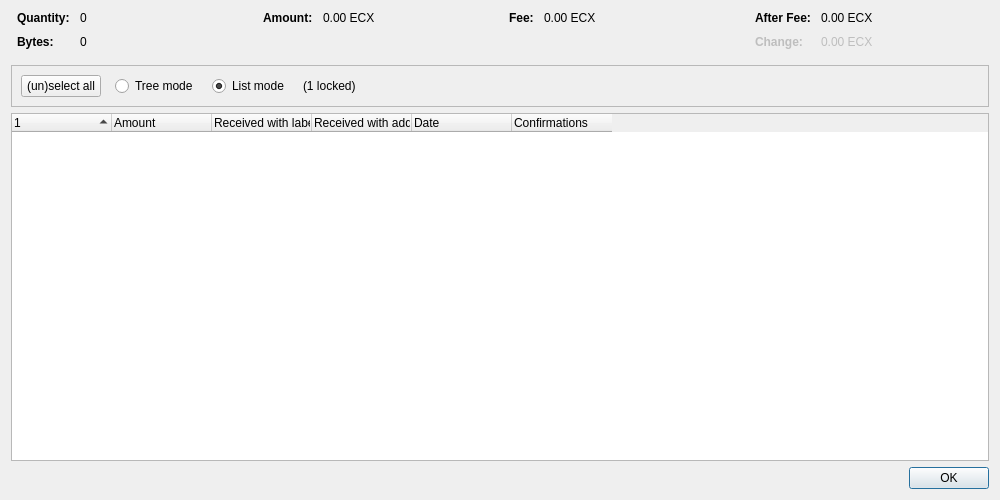
<?xml version="1.0" encoding="UTF-8"?>
<ui version="4.0">
 <class>CoinControlDialog</class>
 <widget class="QDialog" name="CoinControlDialog">
  <property name="geometry">
   <rect>
    <x>0</x>
    <y>0</y>
    <width>1000</width>
    <height>500</height>
   </rect>
  </property>
  <property name="windowTitle">
   <string>Coin Selection</string>
  </property>
  <layout class="QVBoxLayout" name="verticalLayout">
   <item>
    <layout class="QHBoxLayout" name="horizontalLayoutTop" stretch="0,0,0,0">
     <property name="topMargin">
      <number>0</number>
     </property>
     <property name="bottomMargin">
      <number>10</number>
     </property>
     <item>
      <layout class="QFormLayout" name="formLayoutCoinControl1">
       <property name="labelAlignment">
        <set>Qt::AlignLeft|Qt::AlignVCenter</set>
       </property>
       <property name="horizontalSpacing">
        <number>10</number>
       </property>
       <property name="verticalSpacing">
        <number>10</number>
       </property>
       <property name="leftMargin">
        <number>6</number>
       </property>
       <property name="rightMargin">
        <number>6</number>
       </property>
       <item row="0" column="0">
        <widget class="QLabel" name="labelCoinControlQuantityText">
         <property name="font">
          <font>
           <weight>75</weight>
           <bold>true</bold>
          </font>
         </property>
         <property name="text">
          <string>Quantity:</string>
         </property>
        </widget>
       </item>
       <item row="0" column="1">
        <widget class="QLabel" name="labelCoinControlQuantity">
         <property name="cursor">
          <cursorShape>IBeamCursor</cursorShape>
         </property>
         <property name="contextMenuPolicy">
          <enum>Qt::ActionsContextMenu</enum>
         </property>
         <property name="text">
          <string notr="true">0</string>
         </property>
         <property name="textInteractionFlags">
          <set>Qt::LinksAccessibleByMouse|Qt::TextSelectableByKeyboard|Qt::TextSelectableByMouse</set>
         </property>
        </widget>
       </item>
       <item row="1" column="0">
        <widget class="QLabel" name="labelCoinControlBytesText">
         <property name="font">
          <font>
           <weight>75</weight>
           <bold>true</bold>
          </font>
         </property>
         <property name="text">
          <string>Bytes:</string>
         </property>
        </widget>
       </item>
       <item row="1" column="1">
        <widget class="QLabel" name="labelCoinControlBytes">
         <property name="cursor">
          <cursorShape>IBeamCursor</cursorShape>
         </property>
         <property name="contextMenuPolicy">
          <enum>Qt::ActionsContextMenu</enum>
         </property>
         <property name="text">
          <string notr="true">0</string>
         </property>
         <property name="textInteractionFlags">
          <set>Qt::LinksAccessibleByMouse|Qt::TextSelectableByKeyboard|Qt::TextSelectableByMouse</set>
         </property>
        </widget>
       </item>
      </layout>
     </item>
     <item>
      <layout class="QFormLayout" name="formLayoutCoinControl2">
       <property name="horizontalSpacing">
        <number>10</number>
       </property>
       <property name="verticalSpacing">
        <number>10</number>
       </property>
       <property name="leftMargin">
        <number>6</number>
       </property>
       <property name="rightMargin">
        <number>6</number>
       </property>
       <item row="0" column="0">
        <widget class="QLabel" name="labelCoinControlAmountText">
         <property name="font">
          <font>
           <weight>75</weight>
           <bold>true</bold>
          </font>
         </property>
         <property name="text">
          <string>Amount:</string>
         </property>
        </widget>
       </item>
       <item row="0" column="1">
        <widget class="QLabel" name="labelCoinControlAmount">
         <property name="cursor">
          <cursorShape>IBeamCursor</cursorShape>
         </property>
         <property name="contextMenuPolicy">
          <enum>Qt::ActionsContextMenu</enum>
         </property>
         <property name="text">
          <string notr="true">0.00 ECX</string>
         </property>
         <property name="textInteractionFlags">
          <set>Qt::LinksAccessibleByMouse|Qt::TextSelectableByKeyboard|Qt::TextSelectableByMouse</set>
         </property>
        </widget>
       </item>
      </layout>
     </item>
     <item>
      <layout class="QFormLayout" name="formLayoutCoinControl3">
       <property name="horizontalSpacing">
        <number>10</number>
       </property>
       <property name="verticalSpacing">
        <number>10</number>
       </property>
       <property name="leftMargin">
        <number>6</number>
       </property>
       <property name="rightMargin">
        <number>6</number>
       </property>
       <item row="0" column="0">
        <widget class="QLabel" name="labelCoinControlFeeText">
         <property name="font">
          <font>
           <weight>75</weight>
           <bold>true</bold>
          </font>
         </property>
         <property name="text">
          <string>Fee:</string>
         </property>
        </widget>
       </item>
       <item row="0" column="1">
        <widget class="QLabel" name="labelCoinControlFee">
         <property name="cursor">
          <cursorShape>IBeamCursor</cursorShape>
         </property>
         <property name="contextMenuPolicy">
          <enum>Qt::ActionsContextMenu</enum>
         </property>
         <property name="text">
          <string notr="true">0.00 ECX</string>
         </property>
         <property name="textInteractionFlags">
          <set>Qt::LinksAccessibleByMouse|Qt::TextSelectableByKeyboard|Qt::TextSelectableByMouse</set>
         </property>
        </widget>
       </item>
      </layout>
     </item>
     <item>
      <layout class="QFormLayout" name="formLayoutCoinControl4">
       <property name="labelAlignment">
        <set>Qt::AlignLeft|Qt::AlignVCenter</set>
       </property>
       <property name="horizontalSpacing">
        <number>10</number>
       </property>
       <property name="verticalSpacing">
        <number>10</number>
       </property>
       <property name="leftMargin">
        <number>6</number>
       </property>
       <property name="rightMargin">
        <number>6</number>
       </property>
       <item row="0" column="0">
        <widget class="QLabel" name="labelCoinControlAfterFeeText">
         <property name="font">
          <font>
           <weight>75</weight>
           <bold>true</bold>
          </font>
         </property>
         <property name="text">
          <string>After Fee:</string>
         </property>
        </widget>
       </item>
       <item row="0" column="1">
        <widget class="QLabel" name="labelCoinControlAfterFee">
         <property name="cursor">
          <cursorShape>IBeamCursor</cursorShape>
         </property>
         <property name="contextMenuPolicy">
          <enum>Qt::ActionsContextMenu</enum>
         </property>
         <property name="text">
          <string notr="true">0.00 ECX</string>
         </property>
         <property name="textInteractionFlags">
          <set>Qt::LinksAccessibleByMouse|Qt::TextSelectableByKeyboard|Qt::TextSelectableByMouse</set>
         </property>
        </widget>
       </item>
       <item row="1" column="0">
        <widget class="QLabel" name="labelCoinControlChangeText">
         <property name="enabled">
          <bool>false</bool>
         </property>
         <property name="font">
          <font>
           <weight>75</weight>
           <bold>true</bold>
          </font>
         </property>
         <property name="text">
          <string>Change:</string>
         </property>
        </widget>
       </item>
       <item row="1" column="1">
        <widget class="QLabel" name="labelCoinControlChange">
         <property name="enabled">
          <bool>false</bool>
         </property>
         <property name="cursor">
          <cursorShape>IBeamCursor</cursorShape>
         </property>
         <property name="contextMenuPolicy">
          <enum>Qt::ActionsContextMenu</enum>
         </property>
         <property name="text">
          <string notr="true">0.00 ECX</string>
         </property>
         <property name="textInteractionFlags">
          <set>Qt::LinksAccessibleByMouse|Qt::TextSelectableByKeyboard|Qt::TextSelectableByMouse</set>
         </property>
        </widget>
       </item>
      </layout>
     </item>
    </layout>
   </item>
   <item>
    <widget class="QFrame" name="frame">
     <property name="minimumSize">
      <size>
       <width>0</width>
       <height>40</height>
      </size>
     </property>
     <property name="frameShape">
      <enum>QFrame::StyledPanel</enum>
     </property>
     <property name="frameShadow">
      <enum>QFrame::Sunken</enum>
     </property>
     <layout class="QHBoxLayout" name="horizontalLayout">
      <item>
       <layout class="QHBoxLayout" name="horizontalLayoutPanel" stretch="0,0,0,0,0">
        <property name="spacing">
         <number>14</number>
        </property>
        <item>
         <widget class="QPushButton" name="pushButtonSelectAll">
          <property name="sizePolicy">
           <sizepolicy hsizetype="Maximum" vsizetype="Fixed">
            <horstretch>0</horstretch>
            <verstretch>0</verstretch>
           </sizepolicy>
          </property>
          <property name="text">
           <string>(un)select all</string>
          </property>
          <property name="autoDefault">
           <bool>false</bool>
          </property>
         </widget>
        </item>
        <item>
         <widget class="QRadioButton" name="radioTreeMode">
          <property name="sizePolicy">
           <sizepolicy hsizetype="Maximum" vsizetype="Fixed">
            <horstretch>0</horstretch>
            <verstretch>0</verstretch>
           </sizepolicy>
          </property>
          <property name="text">
           <string>Tree mode</string>
          </property>
         </widget>
        </item>
        <item>
         <widget class="QRadioButton" name="radioListMode">
          <property name="sizePolicy">
           <sizepolicy hsizetype="Maximum" vsizetype="Fixed">
            <horstretch>0</horstretch>
            <verstretch>0</verstretch>
           </sizepolicy>
          </property>
          <property name="text">
           <string>List mode</string>
          </property>
          <property name="checked">
           <bool>true</bool>
          </property>
         </widget>
        </item>
        <item>
         <widget class="QLabel" name="labelLocked">
          <property name="text">
           <string notr="true">(1 locked)</string>
          </property>
         </widget>
        </item>
        <item>
         <spacer name="horizontalSpacer">
          <property name="orientation">
           <enum>Qt::Horizontal</enum>
          </property>
          <property name="sizeHint" stdset="0">
           <size>
            <width>40</width>
            <height>20</height>
           </size>
          </property>
         </spacer>
        </item>
       </layout>
      </item>
     </layout>
    </widget>
   </item>
   <item>
    <widget class="CoinControlTreeWidget" name="treeWidget">
     <property name="contextMenuPolicy">
      <enum>Qt::CustomContextMenu</enum>
     </property>
     <property name="sortingEnabled">
      <bool>false</bool>
     </property>
     <property name="columnCount">
      <number>6</number>
     </property>
     <attribute name="headerShowSortIndicator" stdset="0">
      <bool>true</bool>
     </attribute>
     <attribute name="headerStretchLastSection">
      <bool>false</bool>
     </attribute>
     <column>
      <property name="text">
       <string/>
      </property>
     </column>
     <column>
      <property name="text">
       <string>Amount</string>
      </property>
     </column>
     <column>
      <property name="text">
       <string>Received with label</string>
      </property>
     </column>
     <column>
      <property name="text">
       <string>Received with address</string>
      </property>
     </column>
     <column>
      <property name="text">
       <string>Date</string>
      </property>
     </column>
     <column>
      <property name="text">
       <string>Confirmations</string>
      </property>
      <property name="toolTip">
       <string>Confirmed</string>
      </property>
     </column>
     <column>
      <property name="text">
       <string/>
      </property>
     </column>
     <column>
      <property name="text">
       <string/>
      </property>
     </column>
     <column>
      <property name="text">
       <string/>
      </property>
     </column>
     <column>
      <property name="text">
       <string/>
      </property>
     </column>
    </widget>
   </item>
   <item>
    <widget class="QDialogButtonBox" name="buttonBox">
     <property name="orientation">
      <enum>Qt::Horizontal</enum>
     </property>
     <property name="standardButtons">
      <set>QDialogButtonBox::Ok</set>
     </property>
    </widget>
   </item>
  </layout>
 </widget>
 <customwidgets>
  <customwidget>
   <class>CoinControlTreeWidget</class>
   <extends>QTreeWidget</extends>
   <header>qt/coincontroltreewidget.h</header>
  </customwidget>
 </customwidgets>
 <resources/>
 <connections/>
</ui>
